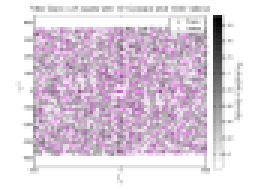
%> input picture assets/example.png, 85 x 63 px (shown 3 times larger)
$ octave QuickStart.m   (GNU Octave 9; MATLAB toolbox functions it lacks are replaced by stand-ins)
%> lines starting %> are read from the running program, lines starting %| are printed output that depends on the picture
### SpatialStatsFFT.m
function [T xx] = SpatialStatsFFT( A1,A2, varargin)
% Computes that spatial statistics of input signals A1 and A2.  The
% functions appropriately normalizes the statistics.  This function is
% optimized using fast Fourier transforms to expedite the computation of
% the convolution.
%
% Nonperiodic and periodic refer the the boundary conditions under which
% the material information was generated.  Experimental information will
% always have nonperiodic boundary conditions while some simulations with
% have periodic boundary conditions.  As a result, this function defaults
% to computing nonperiodic statistcs.
%
% This function can also compute statistics for partial datasets that are
% sampled on an evenly spaced pixel/voxel grid.  If some information is
% known and some is not, then one can compute the spatial statistics using
% this function.  A tutorial will be made available later.
%
% [T, xx] = f2( DATA1 ) computes the nonperiodic autocorrelation of DATA1.
% T is an array of the spatial statistics corresponding to the cell arrray
% of vector lengths in xx.
%
% [T, xx] = f2( DATA1, DATA2 )  computes the nonperiodic crosscorrelation
% of DATA1 and DATA2 where they are the head and tail of the vector, respectively.
%
% [T, xx] = f2( DATA1, DATA2, 'ARG1', val1, ..,.., 'ARGN', valN ) computes
% the crosscorrelation of DATA1 and DATA2 with a set of optional parameters
% listed below.
%
% [T, xx] = f2( DATA1, [], 'ARG1', val1, ..,.., 'ARGN', valN ) computes the
% autocorrelation of DATA1 with optional parameters
%
% Parameters ARGUMENTS
% --------------------
% ARG - class - default - description
% -----------------------------------
% 'normalize' - logical - true - Spatial statistics require computing the
%   convolutions in the numerator and denominator separately.  The numerator
%   is the number of times the statistics criteria is satisfied while the
%    denominator is the number events that were sampled.  If
%    f2( DATA1, [], 'normalize',false ) is executed then only the top
%   numerator is returned.  It is really just the convolution of DATA1.
%
% 'display' - logical - true - When display is true, a plot will appear
%    after each function call of the spatial statistics.
%
% 'cutoff' - double - Cutoff is the maximum vector size to be returned in
%   the statistics.  f2( DATA1, [], 'cutoff', 10 ) will return spatial
%   statistics for vectors whose elements are less than or equal to 10;
%
% 'periodic' - [1xd] logical - If the model information was generated by
%   simulation then it may have periodic boundary conditions.
%   f2( DATA1, [], 'periodic', true ) forces all boundaries to be periodic
%   f2( DATA1, [], 'periodic', [ true true false] ) places the condition
%   that the information is periodic in dimensions 1 and 2 and nonperiodic
%   in the last.  Conditions like this are useful for interfatial
%   simulation information.
%
% 'Mask1' - [N1xN2xN3] double - Sometimes the data returned is not complete,
%   datapoints may be unpopulated. [N1xN2xN3] is the size of the input information.
%   f2( DATA1, [], 'Mask1', M )  computes are spatial statistics for
%   populated datapoints and normalizes the function appropriately.  M is
%   a logical array that describes whether a value is populated<true> or
%   not populated<false> for the first dataset, the one at the tail of the vector .
%
% 'Mask2' - [N1xN2xN3] double -
%   f2( DATA1, [], 'Mask2', M )  computes are spatial statistics for
%   populated datapoints and normalizes the function appropriately.  M is
%   a logical array that describes whether a value is populated<true> or
%   not populated<false> for the second dataset, the one at the head of the vector .
%
% 'Mask' - [N1xN2xN3] logical -populates Mask1 and Mask2 with the same
% mask.
%
%  'shift' - logical - true - if true performs the fftshift.
%
% if varargin is a structure with all the parameter fields then the
% parameters are automatically defined and not decided.  This is useful in
% repetative applications.

%% Quickstart :: Spatial Statistics from web url
% * Download an image from the web
% * Extract States from the Image
% * Store the image as a workspace variable
% * Compute Spatial Statistics on the data.


if ischar( A1 );
    % Find potential variable names
    varnm = evalin('base', 'genvarname(''SpatialStatsVar'',who);');

    % Create a structure in the path that has the image data and the url
    assignin( 'base', varnm, struct( 'data', cast(  ...
                                                imread( A1 ), ... Image from the web
                                                'double' ), ...
                                      'url', A1 ) );

    % Save a local variable for the spatial statistics
    A1 = round( evalin( 'base', sprintf( '%s.data',varnm) )./255 );


    % Alert user of the new workspace variable
    disp( ...
        sprintf( 'The image data has been saved to your workspace as ``%s``.', varnm ) ...
        );

    % Save the variable in the workspace
    param.auto = true;
end


%% Initialize Critical Data Elements
if numel(varargin) == 1 && isstruct( varargin )
    param = varargin;
else
    param = setparam(varargin, size(A1));
end


%%
% Decide whether the correlation is an auto or cross correlation

if exist('A2','var') && numel(A2) > 0
    if all(size(A1) == size(A2))
        if any(A1(:)~=A2(:)) param.auto = false; end
    else error('The size of the input signals are not the same.'); end
end

%% Compute numerator

if param.auto  % Autocorrelation
    if numel( param.Mask1 ) == 0
        T = convolveSSFFT( param.periodic, A1 );
    else   % Partial
        T = convolveSSFFT( param.periodic, param.Mask1.*A1 );
    end
else   % Crosscorrelation
    if numel( param.Mask1 ) == 0
        T = convolveSSFFT( param.periodic, A1, A2 );
    else  % Partial
        T = convolveSSFFT( param.periodic, param.Mask1.*A1, param.Mask2.*A2 );
    end
end


%% Compute denominator
if param.normalize
    if numel(param.Mask1)  == 0  % Complete
        if all(param.periodic)  % All Periodic
            T = T./ numel( A1 );
        else  % Partial and Nonperiodic
            % compute it directly, for the meantime use the convolution
            T(:) = T./ convolveSSFFT( param.periodic, ones(size(A1)));
        end
    else  % Partial
        if param.auto  % Auto
            T(:) = T./ convolveSSFFT( param.periodic, param.Mask1 );
        else   % Cross
            T(:) = T./ convolveSSFFT( param.periodic, param.Mask1, param.Mask2 );
        end
    end
end

%% T vector sizes
for ii = 1 : ndims(T)
    uu = 1 : floor(size(T,ii)./2);

    if mod( size(T,ii), 2) == 0
        xx{ii} = [uu-1,fliplr(uu)*-1];
    else
        xx{ii} = [ 0 , uu, fliplr( uu ) * -1 ];
    end

    incut{ii} = abs(xx{ii}) > param.cutoff(ii);
end

%% Truncate Statistics
T(incut{1},:,:) = [];
if ndims(T) >= 2
    T(:,incut{2},:) = [];
end
if ndims(T) >= 3
    T(:,:,incut{3}) = [];
end

if param.shift
    xx = arrayfun( @(x)fftshift(xx{x}(~incut{x})),1:ndims(T),'UniformOutput',false);
    T(:) = fftshift(T);
else
    xx = arrayfun( @(x)xx{x}(~incut{x}),1:ndims(T),'UniformOutput',false);
end

if param.vector
    if nargout == 2
        switch ndims(T)
            case 1
                xx = xx{1}(:);
            case 2
                [X1,X2] = meshgrid( xx{1},xx{2});
                xx = [X1(:),X2(:)];
            case 3
                [X1,X2,X3] = meshgrid( xx{1},xx{2},xx{3});
                xx = [X1(:),X2(:),X3(:)];
        end
    end
    T = T(:);
end
%% Display the statistics
% The shifted image is the more canonical form to view the statistics in.
% In fact surface is the optimum viewing tools because then you can use
% the datatip to find probabilities for certain vectors.
%

if param.display
    % When the statistics are visualized, the outputs are
    % forced to be real, this result should be removed
    if ndims( A1 )== 2 & ~any( size(A1) == 1);
            if param.shift
                pcolor(xx{2},xx{1},real(T));
            else
                pcolor(fftshift(xx{2}),fftshift(xx{1}),fftshift(real(T)));
            end
            xlabel('t_x','Fontsize',16); ylabel('t_y','Fontsize',16, 'Rotation',0);
            hc = colorbar; shading flat; axis equal
            if param.normalize
                str = 'Probability density';
            else
                str = 'Counts';
            end
            set( get( hc, 'Ylabel'), 'String', str, 'Fontsize',16,'Rotation',270,'VerticalAlignment','Bottom');
    elseif ndims( A1 )== 2 & any( size(A1) == 1);
            if param.shift
                plot(xx{getOutput(@max,2,cellfun(@(x)numel(x),xx))},real(T),'Linewidth',3,'Color','k');
            else
                plot(fftshift(xx{getOutput(@max,2,cellfun(@(x)numel(x),xx))}),fftshift(real(T)),'Linewidth',3,'Color','k');
            end
            xlabel('t_x','Fontsize',16); ylabel('Probability','Fontsize',16);
            ylim([0 1]); xlim([0 ceil(numel(T)./2)]); grid on
    else
        disp('Visualization is not available for 3-D statistics yet.')
    end
end


end


%%
function param = setparam( inptvar,sz )
% Set parameters for the code

param = struct('normalize',true, ...
    'display',true,...
    'cutoff', sz./2,...
    'auto',true,...
    'periodic',false*ones(1,numel(sz)),...
    'Mask1',[],...
    'Mask2',[], ...
    'shift', false,...
    'vector',false,...
    'integrate',false);


fldnm = fieldnames( param );

if numel(inptvar) > 0
    for ii = [1 : (numel(inptvar)./2)]*2-1
        if ismember( inptvar{ii}, fldnm );
            % update parameters
            param = setfield( param, inptvar{ii}, inptvar{ii+1});
        elseif strcmp( inptvar{ii}, 'Mask' );
            [ param.Mask1 param.Mask2 ] = deal( inptvar{ii+1} );
        else % error message for bad input parameters
            disp(sprintf('f2 accepts the following options:'));
            for jj = 1 : numel( fldnm )
                disp(sprintf(':: %s - type ::  %s', fldnm{jj}, class(getfield(param, fldnm{jj}))));
            end
            disp(sprintf(':: %s - type ::  %s', 'Mask', class(getfield(param, 'Mask1'))));
            error( sprintf('%s is not a valid parameter.', inptvar{ii}));
        end
    end

    n = {size( getfield( param, 'Mask1' )) ;  size( getfield( param, 'Mask2' ))};
    if ~( all(n{1}==0) & all(n{2}==0)) && (numel( n{1})~=numel(n{2}) || ~all( n{1}==n{2}))
        disp('test')
        if numel( getfield( param, 'Mask1') ) == 0 param.Mask1 = ones( size(getfield( param, 'Mask2')));
        elseif numel( getfield( param, 'Mask2') ) == 0 param.Mask2 = ones( size(getfield( param, 'Mask1')));
        else error( 'The size of Mask1 and Mask2 are not the same.'); end

    end
end
param.Mask1 = cast( param.Mask1, 'double' );
param.Mask2 = cast( param.Mask2, 'double' );

if numel( param.cutoff ) == 1 param.cutoff = param.cutoff * ones(1, numel( sz )); end
id = find(isinf(param.cutoff)); if numel(id) > 0 param.cutoff(id) = sz(id)./2; end
end


%%

%% Padding procedure for nonperiodic structures

function fA = FourierPadSSFFT( A, osz, nsz );

if all( osz == nsz )
    fA = double(A);
else
    switch numel(nsz)
        case 1
        case 2

            fA = [ A, zeros([osz(1),nsz(2)-osz(2)]); zeros( nsz(1)-osz(1),nsz(2))];
        case 3
            fA = cat( 3, [A, zeros( [osz(1) nsz(2)-osz(2) osz(3)]); zeros( [nsz(1)-osz(1) osz(2) osz(3)]), zeros( [nsz(1)-osz(1) nsz(2)-osz(2), osz(3)])],...
                zeros( [ nsz(1) nsz(2), nsz(3) - osz(3)]));
    end
end

for ii = 1 :  numel(nsz)
    fA(:) = fft( fA, [], ii);
end
end


%%  Grid Point Cloud Data

% [42 lines left out: function Point2Grid, not called in this run]

%%

function fA = convolveSSFFT(period,A1,A2)
% convolve pads the data signals then performs the convolution of signals
% A1 and A2 using fast fourier transform algorithms.
% This is the degree to which the image is padded because we are only
% extracting half of the vector
period_mult= .6; %describe this value

% in reality you only need to pad to rmax
realvals = isreal(A1)*ones(1,2);  % supresses imaginary parts if the values in the statistics
nsz = ceil([ones(size(period)) + (1-period)*period_mult].*size( A1));


fA = FourierPadSSFFT( A1, size( A1 ), nsz );

if exist('A2','var') && numel( A2 ) > 0
    if all( nsz == ceil([ones(size(period)) + (1-period)*period_mult].*size( A2)) );    % THIS CONDITION HERE IS PROBLABLY A PROBLEM
        realvals(2) = isreal(A2);
        fA(:) = fA .* conj( FourierPadSSFFT( A2, size(A1), nsz ));
    else
        error('The sizes are incaptable.')
    end
else % Weiner-Kinchin Method to Autocorrelations
    fA(:) = abs( fA ).^2;
end

fA(:) = ifftn( fA );

if all(realvals) fA(:) = real(fA); end;


end
%%
% [9 lines left out: function getOutput, not called in this run]

### QuickStart.m
%% Quick Start
% A quick matlab snippet of code to test the SpatialStatsFFT function with
% sample data.
%
% In the SpatialStatisticsFFT root directory execute the following command.
% run( 'QuickStart.m' );

template_location = fullfile('.','examples','Data','Example.png');
template.phase = double( round( imread( template_location )./255 ) );
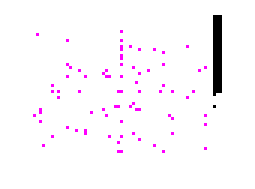
%> template.phase: size 63x85x3 double (shown 3 times larger); mean R, G, B 0.985, 0.97, 0.985

%% Compute and plot the Spatial Statistics
% Spatial statistics automatically plots the statistics by default.
% A visualization of the spatial statistics on the Titanium micrograph in
% the default template will be shown.
%
% After computing the statsistics I like to maintain a conventional that
% the output variable is a field in a Matlab structure.  This maintains a
% loose connection between the variable fields while you are interactively
% coding.
%
template.stats = SpatialStatsFFT( template.phase, [],'display', true );
%> in setparam, `fldnm = fieldnames( param );`: fldnm = {'normalize', 'display', 'cutoff', 'auto', 'periodic', 'Mask1', 'Mask2', 'shift', 'vector', 'integrate'}
%> in setparam, `n = {size( getfield( param, 'Mask1' )) ;  size( getfield( param, 'Mask..`: n = {[0 0], [0 0]}
%> in setparam, `param.Mask1 = cast( param.Mask1, 'double' );`: param.Mask1 = []
%> in SpatialStatsFFT, `param = setparam(varargin, size(A1));`: param = {normalize true, display true, cutoff [31.5 42.5 1.5], auto true, periodic [0 0 0], shift false}
%> the loop in FourierPadSSFFT, `for ii = 1 :  numel(nsz)` made 3 passes
%> the loop in FourierPadSSFFT (call 2), `for ii = 1 :  numel(nsz)` made 3 passes
%> the loop in SpatialStatsFFT, `for ii = 1 : ndims(T)` made 3 passes
%> uu on pass 3: [1 2]
%> after the loop in SpatialStatsFFT, `for ii = 1 : ndims(T)`: incut = 3 items
%> in SpatialStatsFFT, `T(:,:,incut{3}) = [];`:
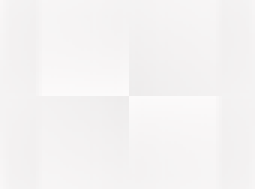
%> T: size 63x85x3 double (shown 3 times larger); mean R, G, B 0.961, 0.954, 0.954

%%%
% The second Null argument automatically computes the Autocorrelation.
